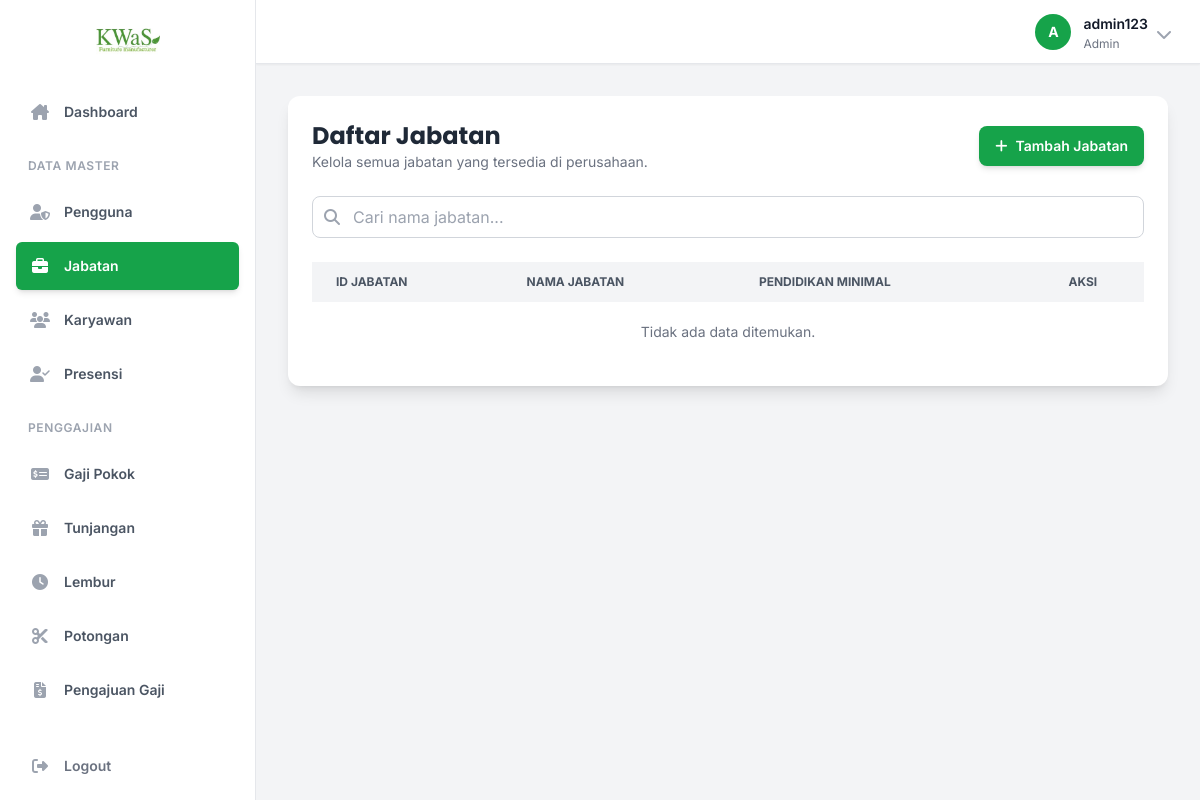
Before: /pages/jabatan.php (signed in) with the older database file.
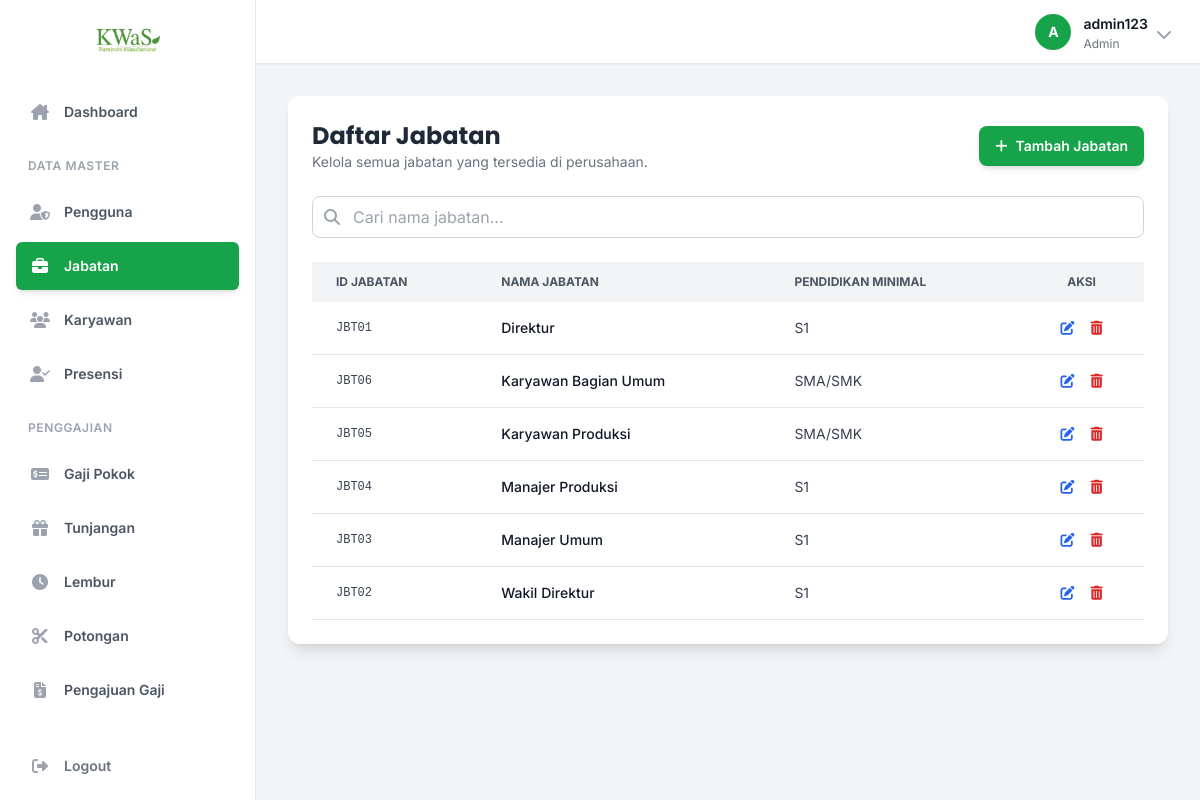
After: the same page with the newer database file.
### tables this page shows
CREATE TABLE JABATAN (
    Id_Jabatan VARCHAR(15) PRIMARY KEY,
    Nama_Jabatan VARCHAR(50) NOT NULL,
    Pendidikan VARCHAR(20)
);

### includes/functions.php (called while the page is built, shortened)
<?php
function e($string) {
    return htmlspecialchars($string ?? '', ENT_QUOTES, 'UTF-8');
}
?>

### pages/jabatan.php (the view, shortened to what this page needs)
<?php
require_once __DIR__ . '/../includes/functions.php';
$action = $_GET['action'] ?? 'list';
$page = isset($_GET['page']) ? (int)$_GET['page'] : 1;
$search = $_GET['search'] ?? '';
$records_per_page = 10;
$offset = ($page - 1) * $records_per_page;
require_once __DIR__ . '/../includes/header.php';
?>
<?php if ($action === 'list'): ?>
    <div class="bg-white p-6 rounded-xl shadow-lg">
        <div class="flex flex-col sm:flex-row justify-between items-start sm:items-center mb-6 gap-4">
            <div>
                <h2 class="text-2xl font-bold text-gray-800 font-poppins">Daftar Jabatan</h2>
                <p class="text-gray-500 text-sm">Kelola semua jabatan yang tersedia di perusahaan.</p>
            </div>
            <a href="jabatan.php?action=add" class="w-full sm:w-auto bg-green-600 text-white px-4 py-2.5 rounded-lg hover:bg-green-700 text-sm font-semibold shadow-md hover:shadow-lg transition-all duration-300 flex items-center justify-center">
                <i class="fa-solid fa-plus mr-2"></i>Tambah Jabatan
            </a>
        </div>
        <form method="get" action="jabatan.php" class="mb-6">
            <div class="relative">
                <input type="text" name="search" value="<?= e($search) ?>" placeholder="Cari nama jabatan..." class="w-full pl-10 pr-4 py-2 border border-gray-300 rounded-lg focus:outline-none focus:ring-2 focus:ring-green-500">
                <div class="absolute inset-y-0 left-0 pl-3 flex items-center pointer-events-none">
                </div>
            </div>
        </form>
        <div class="overflow-x-auto">
            <table class="w-full text-sm text-left text-gray-700">
                <thead class="text-xs uppercase bg-gray-100 text-gray-600">
                    <tr>
                        <th class="px-6 py-3">ID Jabatan</th>
                        <th class="px-6 py-3">Nama Jabatan</th>
                        <th class="px-6 py-3">Pendidikan Minimal</th>
                        <th class="px-6 py-3 text-center">Aksi</th>
                    </tr>
                </thead>
                <tbody>
                    <?php
                    $count_sql = "SELECT COUNT(Id_Jabatan) as total FROM JABATAN WHERE Nama_Jabatan LIKE ?";
                    $stmt_count = $conn->prepare($count_sql);
                    $search_param = "%" . $search . "%";
                    $stmt_count->bind_param("s", $search_param);
                    $stmt_count->execute();
                    $total_records = $stmt_count->get_result()->fetch_assoc()['total'];
                    $sql = "SELECT * FROM JABATAN WHERE Nama_Jabatan LIKE ? ORDER BY Nama_Jabatan ASC LIMIT ? OFFSET ?";
                    $stmt = $conn->prepare($sql);
                    $stmt->bind_param("sii", $search_param, $records_per_page, $offset);
                    $stmt->execute();
                    $result = $stmt->get_result();
                    if ($result->num_rows > 0) {
                        while ($row = $result->fetch_assoc()):
                        ?>
                        <tr class="bg-white border-b hover:bg-gray-50 transition-colors">
                            <td class="px-6 py-4 font-mono text-xs"><?= e($row['Id_Jabatan']) ?></td>
                            <td class="px-6 py-4 font-medium text-gray-900"><?= e($row['Nama_Jabatan']) ?></td>
                            <td class="px-6 py-4"><?= e($row['Pendidikan']) ?></td>
                            <td class="px-6 py-4 text-center">
                                <div class="flex items-center justify-center gap-4">
                                    <a href="jabatan.php?action=edit&id=<?= e($row['Id_Jabatan']) ?>" class="text-blue-600 hover:text-blue-800" title="Edit"><i class="fa-solid fa-pen-to-square"></i></a>
                                    <a href="jabatan.php?action=delete&id=<?= e($row['Id_Jabatan']) ?>&token=<?= e($_SESSION['csrf_token']) ?>" class="text-red-600 hover:text-red-800" onclick="return confirm('Yakin ingin menghapus data ini?')" title="Hapus"><i class="fa-solid fa-trash-alt"></i></a>
                                </div>
                            </td>
                        </tr>
                        <?php endwhile;
                    } else {
                        echo '<tr><td colspan="4" class="text-center py-5 text-gray-500">Tidak ada data ditemukan.</td></tr>';
                    }
                    ?>
                </tbody>
            </table>
        </div>
    </div>
<?php endif; ?>
<?php
require_once __DIR__ . '/../includes/footer.php';
?>

### includes/header.php (shortened to what this page needs)
<?php
if (file_exists(__DIR__ . '/functions.php')) {
    require_once __DIR__ . '/functions.php';
}
$current_user_level = $_SESSION['level'] ?? 'Tamu';
$current_user_name = $_SESSION['username'] ?? 'Pengguna';
?>
<!DOCTYPE html>
<html lang="id" class="h-full bg-gray-100">
<head>
    <script src="https://cdn.tailwindcss.com"></script>
    <link rel="stylesheet" href="https://cdnjs.cloudflare.com/ajax/libs/font-awesome/6.5.2/css/all.min.css">
</head>
<body class="h-full">
    <div x-data="{ sidebarOpen: false }" class="min-h-full">
        <?php if (isset($_SESSION['user_id'])): ?>
                        <?php
                            if (file_exists(__DIR__ . '/sidebar.php')) {
                                include __DIR__ . '/sidebar.php';
                            }
                        ?>
            <div class="hidden lg:fixed lg:inset-y-0 lg:z-40 lg:flex lg:w-64 lg:flex-col">
                 <?php
                    if (file_exists(__DIR__ . '/sidebar.php')) {
                        include __DIR__ . '/sidebar.php';
                    }
                ?>
            </div>
            <div class="lg:pl-64">
                <div class="sticky top-0 z-30 flex h-16 shrink-0 items-center gap-x-4 border-b border-gray-200 bg-white px-4 shadow-sm sm:gap-x-6 sm:px-6 lg:px-8 no-print">
                    <div class="flex flex-1 gap-x-4 self-stretch lg:gap-x-6 justify-end">
                         <div class="flex items-center gap-x-4 lg:gap-x-6">
                            <div class="relative" x-data="{ open: false }">
                                <button type="button" class="-m-1.5 flex items-center p-1.5" @click="open = !open">
                                    <div class="h-9 w-9 rounded-full bg-green-600 flex items-center justify-center text-white font-bold text-sm">
                                        <?= e(strtoupper(substr($current_user_name, 0, 1))) ?>
                                    </div>
                                    <div class="hidden lg:flex lg:items-center ml-3">
                                        <div class="text-left">
                                            <span class="text-sm font-semibold leading-6 text-gray-900" aria-hidden="true"><?= e($current_user_name) ?></span>
                                            <span class="text-xs text-gray-500 block"><?= e($current_user_level) ?></span>
                                        </div>
                                        <i class="fa-solid fa-chevron-down ml-2 h-3 w-3 text-gray-400"></i>
                                    </div>
                                </button>
                            </div>
                        </div>
                    </div>
                </div>
                <main class="py-8">
                    <div class="px-4 sm:px-6 lg:px-8">
        <?php else: ?>
             <main>
        <?php endif; ?>

### includes/sidebar.php (shortened to what this page needs)
<?php
$user_level = strtolower($_SESSION['level'] ?? '');
$current_page_filename = basename($_SERVER['PHP_SELF']);
$navigation = [
    ['name' => 'Dashboard', 'href' => 'dashboard', 'icon' => 'fa-solid fa-house-chimney', 'roles' => ['admin', 'pemilik', 'karyawan']],
    ['group' => 'Data Master', 'roles' => ['admin']],
    ['name' => 'Pengguna', 'href' => 'pengguna.php', 'icon' => 'fa-solid fa-user-shield', 'roles' => ['admin']],
    ['name' => 'Jabatan', 'href' => 'jabatan.php', 'icon' => 'fa-solid fa-briefcase', 'roles' => ['admin']],
    ['name' => 'Karyawan', 'href' => 'karyawan.php', 'icon' => 'fa-solid fa-users', 'roles' => ['admin']],
    ['name' => 'Presensi', 'href' => 'presensi.php', 'icon' => 'fa-solid fa-user-check', 'roles' => ['admin']],
    ['group' => 'Penggajian', 'roles' => ['admin']],
    ['name' => 'Gaji Pokok', 'href' => 'salary.php', 'icon' => 'fa-solid fa-money-check-dollar', 'roles' => ['admin']],
    ['name' => 'Tunjangan', 'href' => 'tunjangan.php', 'icon' => 'fa-solid fa-gift', 'roles' => ['admin']],
    ['name' => 'Lembur', 'href' => 'lembur.php', 'icon' => 'fa-solid fa-clock', 'roles' => ['admin']],
    ['name' => 'Potongan', 'href' => 'potongan.php', 'icon' => 'fa-solid fa-scissors', 'roles' => ['admin']],
    ['name' => 'Pengajuan Gaji', 'href' => 'pengajuan_gaji.php', 'icon' => 'fa-solid fa-file-invoice-dollar', 'roles' => ['admin']],
    ['group' => 'Manajemen Pemilik', 'roles' => ['pemilik']],
    ['name' => 'Persetujuan Gaji', 'href' => 'pemilik/penggajian_pemilik.php', 'icon' => 'fa-solid fa-check-to-slot', 'roles' => ['pemilik']],
    ['name' => 'Laporan', 'href' => 'pemilik/laporan.php', 'icon' => 'fa-solid fa-chart-pie', 'roles' => ['pemilik']],
    ['group' => 'Area Pegawai', 'roles' => ['karyawan']],
    ['name' => 'Slip Gaji', 'href' => 'karyawan/slip_gaji.php', 'icon' => 'fa-solid fa-receipt', 'roles' => ['karyawan']]
];
?>
<div class="flex h-full flex-col bg-white border-r border-gray-200">
    <div class="flex h-20 shrink-0 items-center justify-center px-4">
        <a href="<?= BASE_URL ?>/index.php">
             <img src="<?= BASE_URL ?>/assets/images/logo.png" alt="Logo" class="h-16 w-auto">
        </a>
    </div>
    <nav class="flex flex-1 flex-col mt-2 overflow-y-auto">
        <ul role="list" class="flex flex-1 flex-col gap-y-7 px-4">
            <li>
                <ul role="list" class="space-y-1.5">
                    <?php foreach ($navigation as $item): ?>
                        <?php if (in_array($user_level, $item['roles'])): ?>
                            <?php if (isset($item['group'])): ?>
                                <div class="px-3 pt-4 pb-2 text-xs font-semibold uppercase text-gray-400 tracking-wider">
                                    <?= e($item['group']) ?>
                                </div>
                            <?php else: ?>
                                <?php
                                    $link_href = '';
                                    $is_current = false;
                                    if ($item['href'] === 'dashboard') {
                                        if ($user_level === 'pemilik') {
                                            $link_href = BASE_URL . '/index_pemilik.php';
                                            $is_current = ($current_page_filename === 'index_pemilik.php');
                                        } elseif ($user_level === 'karyawan') {
                                            $link_href = BASE_URL . '/index_karyawan.php';
                                            $is_current = ($current_page_filename === 'index_karyawan.php');
                                        } else {
                                            $link_href = BASE_URL . '/index.php';
                                            $is_current = ($current_page_filename === 'index.php');
                                        }
                                    } else {
                                        $base_folder = '/pages/';
                                        $link_href = BASE_URL . $base_folder . $item['href'];
                                        $href_parts = explode('?', $item['href']);
                                        $item_filename_path = $href_parts[0];
                                        $current_path_parts = explode('/', $_SERVER['PHP_SELF']);
                                        $current_page_simple = end($current_path_parts);
                                        $item_path_parts = explode('/', $item_filename_path);
                                        $item_filename_simple = end($item_path_parts);
                                        $is_current = ($current_page_simple === $item_filename_simple);
                                    }
                                ?>
                                <li>
                                    <a href="<?= $link_href ?>"
                                       class="<?= $is_current
                                           ? 'bg-green-600 text-white shadow-md'
                                           : 'text-gray-600 hover:text-green-700 hover:bg-green-50';
                                       ?> group flex items-center gap-x-3 rounded-md p-3 text-sm leading-6 font-semibold transition-all duration-200">
                                        <i class="<?= e($item['icon']) ?> w-6 h-6 text-center text-base <?= $is_current ? 'text-white' : 'text-gray-400 group-hover:text-green-600'; ?>"></i>
                                        <?= e($item['name']) ?>
                                    </a>
                                </li>
                            <?php endif; ?>
                        <?php endif; ?>
                    <?php endforeach; ?>
                </ul>
            </li>
            <li class="mt-auto mb-4">
                 <a href="<?= BASE_URL ?>/auth/logout.php" class="group flex items-center gap-x-3 rounded-md p-3 text-sm font-semibold leading-6 text-gray-500 hover:bg-red-50 hover:text-red-600 transition-colors duration-200">
                    <i class="fa-solid fa-right-from-bracket w-6 h-6 text-center text-base text-gray-400 group-hover:text-red-500"></i>
                    Logout
                </a>
            </li>
        </ul>
    </nav>
</div>

### includes/footer.php
</div> </body>
</html>

### includes/header.php (style rules this page uses)
body { font-family: 'Inter', sans-serif; }
.font-poppins { font-family: 'Poppins', sans-serif; }

Changed rows visible on the page:
added jabatan: Id_Jabatan "JBT01", Nama_Jabatan "Direktur", Pendidikan "S1"
added jabatan: Id_Jabatan "JBT06", Nama_Jabatan "Karyawan Bagian Umum", Pendidikan "SMA/SMK"
added jabatan: Id_Jabatan "JBT05", Nama_Jabatan "Karyawan Produksi", Pendidikan "SMA/SMK"
added jabatan: Id_Jabatan "JBT04", Nama_Jabatan "Manajer Produksi", Pendidikan "S1"
added jabatan: Id_Jabatan "JBT03", Nama_Jabatan "Manajer Umum", Pendidikan "S1"
added jabatan: Id_Jabatan "JBT02", Nama_Jabatan "Wakil Direktur", Pendidikan "S1"
Other visible differences:
text no longer shown: "Tidak ada data ditemukan."
